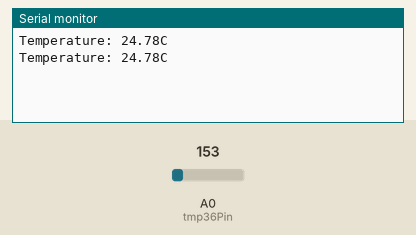
Simulated run of this sketch. Board: Arduino Uno, built with avr-gcc and run on an emulated ATmega328P. Parts: the last lines printed to the serial monitor. The inputs (shaded band) are chosen by the test bench; at power-on: A0 (tmp36Pin) = 153.

Above: at 1.8 s.
1.9 s: A0 (tmp36Pin) set to 165
At 2.8 s:
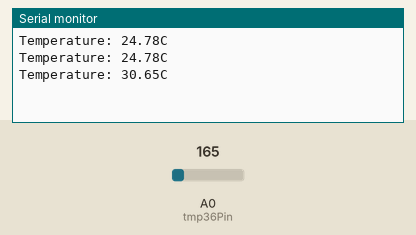
3.4 s: A0 (tmp36Pin) set to 175
At 4.8 s:
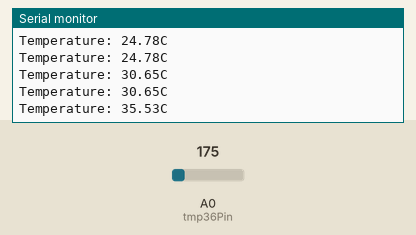
Timing chart, 0 to 6.4 s (numbered marks = the images above; inputs shaded):
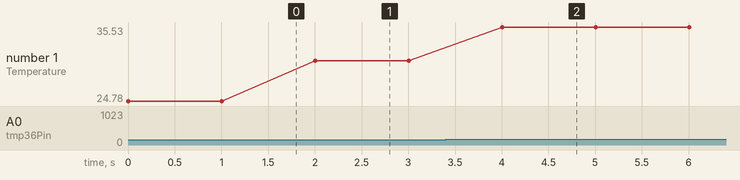

The sketch:

practicle_9.ino
```cpp
const int tmp36Pin = A0;
void setup() {
  // put your setup code here, to run once:
Serial.begin(9600);
}

void loop() {
  // put your main code here, to run repeatedly:
 int sensorValue = analogRead(tmp36Pin);
 float voltage = sensorValue *(5.0/1023.0);
 float temperatureC =(voltage-0.5)*100;
  Serial.print("Temperature: ");
  Serial.print(temperatureC);
  Serial.println("C");
  delay(1000);
}
```

Measured:
- after the input at 1.9 s, the serial monitor: prints a new line after 0.10 s (image 1)
- after the input at 3.4 s, the serial monitor: prints a new line after 0.60 s (image 2)
- plotted number 1: 24.78 → 30.65 after the input at 1.9 s, 30.65 → 35.53 after the input at 3.4 s
